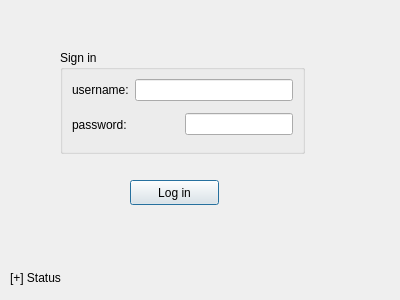
<?xml version="1.0" encoding="UTF-8"?>
<ui version="4.0">
 <class>LogIn</class>
 <widget class="QDialog" name="LogIn">
  <property name="geometry">
   <rect>
    <x>0</x>
    <y>0</y>
    <width>400</width>
    <height>300</height>
   </rect>
  </property>
  <property name="windowTitle">
   <string>Dialog</string>
  </property>
  <widget class="QLabel" name="label">
   <property name="geometry">
    <rect>
     <x>10</x>
     <y>270</y>
     <width>211</width>
     <height>16</height>
    </rect>
   </property>
   <property name="text">
    <string>[+] Status</string>
   </property>
  </widget>
  <widget class="QGroupBox" name="groupBox">
   <property name="geometry">
    <rect>
     <x>60</x>
     <y>50</y>
     <width>245</width>
     <height>104</height>
    </rect>
   </property>
   <property name="title">
    <string>Sign in</string>
   </property>
   <layout class="QVBoxLayout" name="verticalLayout">
    <item>
     <layout class="QHBoxLayout" name="horizontalLayout">
      <item>
       <widget class="QLabel" name="label_2">
        <property name="text">
         <string>username:</string>
        </property>
       </widget>
      </item>
      <item>
       <widget class="QLineEdit" name="lineEdit_username"/>
      </item>
     </layout>
    </item>
    <item>
     <layout class="QHBoxLayout" name="horizontalLayout_2">
      <item>
       <widget class="QLabel" name="label_3">
        <property name="text">
         <string>password:</string>
        </property>
       </widget>
      </item>
      <item alignment="Qt::AlignHCenter|Qt::AlignVCenter">
       <widget class="QLineEdit" name="lineEdit_password"/>
      </item>
     </layout>
    </item>
   </layout>
  </widget>
  <widget class="QPushButton" name="LogInButton">
   <property name="geometry">
    <rect>
     <x>130</x>
     <y>180</y>
     <width>89</width>
     <height>25</height>
    </rect>
   </property>
   <property name="text">
    <string>Log in</string>
   </property>
  </widget>
 </widget>
 <resources/>
 <connections/>
</ui>
